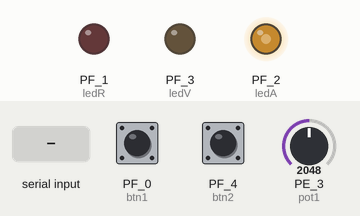
This sketch was run on a simulated TI Tiva C LaunchPad. Shown: output pins drawn as LEDs (lit = HIGH). The inputs (shaded band) are chosen by the test bench; at power-on: PF_0 (btn1) HIGH, PE_3 (pot1) = 2048, PF_4 (btn2) HIGH. What the sketch prints to the serial monitor is not drawn.

Above: at 1.2 s.
1.3 s: PF_0 (btn1) pulled LOW for 3.2 s
At 2.2 s:
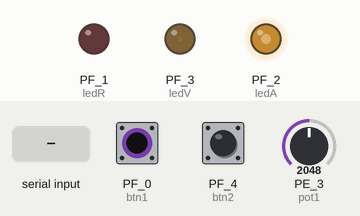
6.0 s: PE_3 (pot1) set to 2866
At 6.7 s:
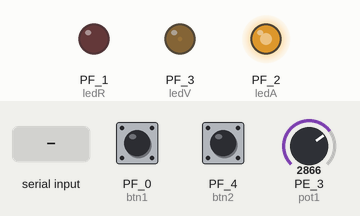
7.5 s: "1" received over the second serial link
At 7.9 s:
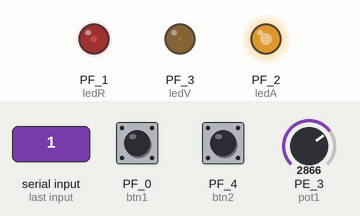
9.0 s: PF_4 (btn2) pulled LOW for 3.2 s
At 9.4 s:
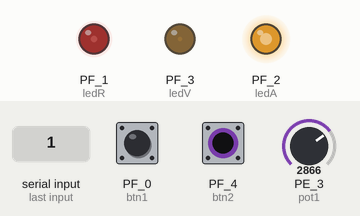
13.7 s: PE_3 (pot1) set to 3603
At 14.9 s:
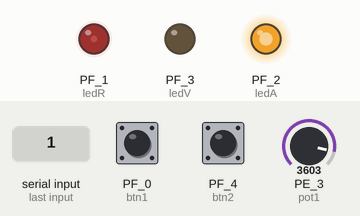
15.2 s: PF_0 (btn1) pulled LOW for 0.15 s
At 16.1 s:
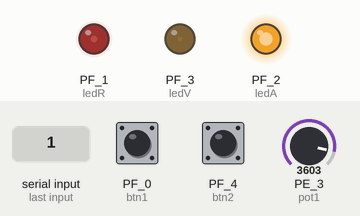
Timing chart, 0 to 17.8 s (numbered marks = the images above; inputs shaded):
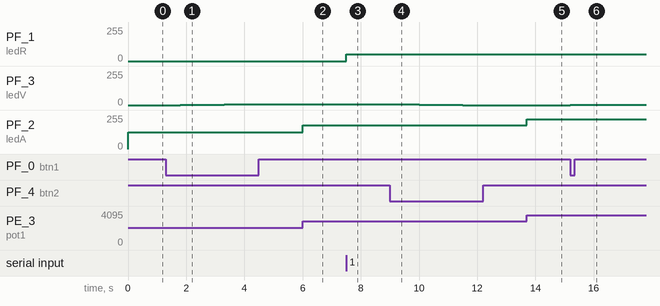

Measured:
- after the input at 1.3 s, PF_3 (ledV): moves from 0/255 to 6/255 over 2.5 s, starting after 0.50 s
- after the input at 6.0 s, PF_2 (ledA): 127/255 → 178/255 at once
- after the input at 7.5 s, PF_1 (ledR): 0/255 → 49/255 at once
- after the input at 9.0 s, PF_3 (ledV): moves from 6/255 to 0/255 over 2.5 s, starting at once
- after the input at 13.7 s, PF_2 (ledA): 178/255 → 224/255 at once
- after the input at 15.2 s, PF_3 (ledV): 0/255 → 1/255 at once

The sketch:

sketch_oct16a.ino
```cpp
//***************************************************************************************************************
// Universidad del Valle de Guatemala
// BE3015 - Electrónica Digital 2
// Jeremy Mejía
// Laboratorio #6
// Arduino
// Carné: 19846
//***************************************************************************************************************

//***************************************************************************************************************
// Librerías
//***************************************************************************************************************

//***************************************************************************************************************
// Definición de Pines
//***************************************************************************************************************

//Botones
#define btn1 PF_0
#define btn2 PF_4
#define pot1 PE_3

//Comunicación Serial

#define Rx PB_0
#define Tx PB_1

//Pines de los leds
#define ledR PF_1
#define ledA PF_2
#define ledV PF_3

//***************************************************************************************************************
// Prototipo de Funciones
//***************************************************************************************************************
//void configurarPWM(void);
void Incrementar(void);
void Decrementar(void);

//***************************************************************************************************************
// Variables Globales
//***************************************************************************************************************

int contador = 0;
int voltaje = 0;
int voltaje1 = 0;

//***************************************************************************************************************
// Configuración
//***************************************************************************************************************

void setup() {
  Serial1.begin(115200);
  Serial2.begin(115200);
  Serial.begin(115200);

  //Salida de los pines
  pinMode(ledR, OUTPUT);
  pinMode(ledA, OUTPUT);
  pinMode(ledV, OUTPUT);

  pinMode(btn1, INPUT_PULLUP);
  pinMode(btn2, INPUT_PULLUP);

}

//***************************************************************************************************************
// Loop Principal
//***************************************************************************************************************

void loop() {

  voltaje1 = analogRead(pot1);
  voltaje1 = map(voltaje1, 0, 4095, 0, 255);
  analogWrite(ledA, voltaje1);
  Serial1.write(voltaje1);
  //Serial.println(voltaje1);

  if (Serial1.available() > 0){
     int valor = Serial1.read();
     analogWrite(ledR, valor);
  }

  if(digitalRead(btn1) == LOW){
    Incrementar();
   }

  if(digitalRead(btn2) == LOW){
    Decrementar();
   }
}

//***************************************************************************************************************
// Función Incrementar
//***************************************************************************************************************
void Incrementar(void){

  if(digitalRead(btn1) == LOW && contador == 0){
    analogWrite(ledV, contador);
    contador = contador + 1;
    Serial.print(contador);
    delay(500);
    }

  else if(digitalRead(btn1) == LOW && contador == 1){
    analogWrite(ledV, contador);
    Serial.print(contador);
    contador = contador + 1;
    delay(500);
    }
  else if(digitalRead(btn1) == LOW && contador == 255){
    analogWrite(ledV, contador);
    contador = contador;
    Serial.print(contador);
    delay(500);
    }
  else if(digitalRead(btn1) == LOW && contador++){
    analogWrite(ledV, contador - 1);
    Serial.print(contador - 1);
    delay(500);
    }
}


//***************************************************************************************************************
// Función Decrementar
//***************************************************************************************************************

void Decrementar(void){

  if(digitalRead(btn2) == LOW && contador == 0){
    analogWrite(ledV, contador);
    Serial.print(contador);
    delay(500);
    }
  else if(digitalRead(btn2) == LOW && contador == 1){
    analogWrite(ledV, contador - 1);
    Serial.print(contador - 1);
    delay(500);
    }
  else if(digitalRead(btn2) == LOW && contador--){
    analogWrite(ledV, contador - 1);
    Serial.print(contador);
    delay(500);
    }
}
```
